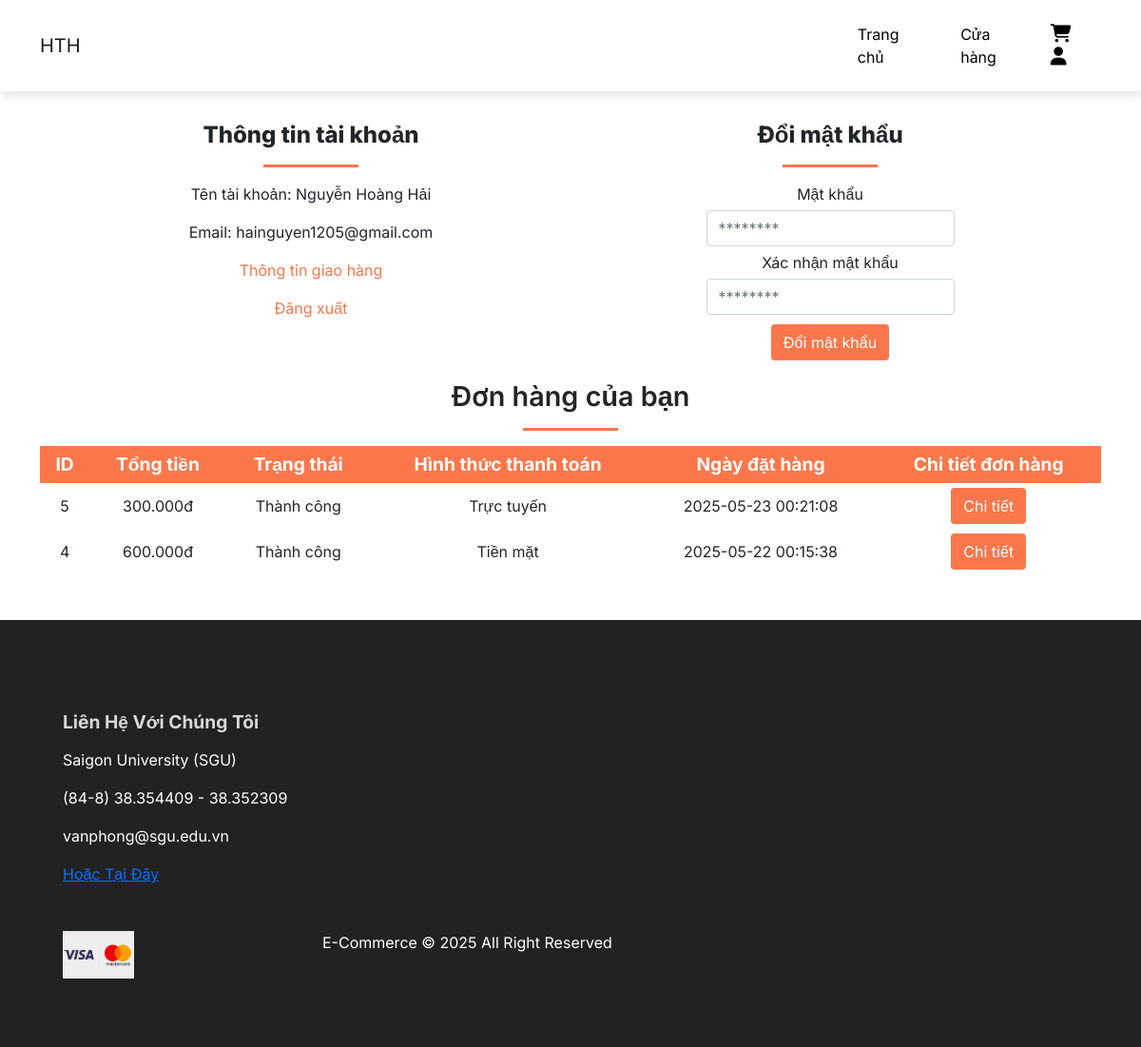
/account.php (signed in), run on the app's committed database.
### tables this page shows
CREATE TABLE `orders` (
  `order_id` int(11) NOT NULL,
  `order_cost` decimal(12,2) NOT NULL,
  `order_status` varchar(255) NOT NULL DEFAULT 'Chưa xác nhận',
  `account_id` int(11) DEFAULT NULL,
  `receiver_name` varchar(255) NOT NULL,
  `phone_number` varchar(12) NOT NULL,
  `province` varchar(255) NOT NULL,
  `district` varchar(255) NOT NULL,
  `ward` varchar(255) NOT NULL,
  `address` varchar(255) NOT NULL,
  `order_date` datetime DEFAULT current_timestamp(),
  `payment_method` varchar(255) NOT NULL
);

### account.php (the view, shortened to what this page needs)
<?php
include 'server/connection.php';
if (isset($_SESSION['logged_in'])) {
  $account_id = $_SESSION['user_id'];
  $stmt = $conn->prepare("SELECT *
                          FROM orders
                          WHERE account_id = ?
                          ORDER BY order_date DESC");
  $stmt->bind_param('i', $account_id);
  $stmt->execute();
  $orders = $stmt->get_result();
}
?>
<!DOCTYPE html>
<html lang="en">
<head>
  <link href="https://cdn.jsdelivr.net/npm/bootstrap@5.1.3/dist/css/bootstrap.min.css" rel="stylesheet"
>
  <link rel="stylesheet" href="assets/css/style.css">
</head>
<body>
  <?php include 'layouts/header.php'; ?>
  <section class="mt-5 pt-5">
    <div class="row container mx-auto">
      <div class="mt-3 text-center col-lg-6 col-md-12 col-sm-12">
        <h3 class="font-weight-bold">Thông tin tài khoản</h3>
        <hr class="mx-auto">
        <div class="account-info">
          <p>Tên tài khoản: <span><?php if (isset($_SESSION['user_name'])) echo $_SESSION['user_name']; ?></span></p>
          <p>Email: <span><?php if (isset($_SESSION['user_email'])) echo $_SESSION['user_email']; ?></span></p>
          <p><a href="account_addresses.php?account_id=<?php echo $_SESSION['user_id']; ?>" id="account-addresses-btn">Thông tin giao hàng</a></p>
          <p><a href="account.php?logout=true" id="logout-btn">Đăng xuất</a></p>
        </div>
      </div>
      <div class="mt-3 col-lg-6 col-md-12 col-sm-12">
        <form id="account-form" method="post" action="account.php">
          <h3>Đổi mật khẩu</h3>
          <hr class="mx-auto">
          <div class="form-group">
            <label for="account-password">Mật khẩu</label>
            <input type="password" class="form-control" id="account-password" name="password" placeholder="********"
              required>
          </div>
          <div class="form-group">
            <label for="account-confirm-password">Xác nhận mật khẩu</label>
            <input type="password" class="form-control" id="account-confirm-password" name="confirmPassword"
              placeholder="********" required>
          </div>
          <div class="form-group">
            <input type="submit" value="Đổi mật khẩu" name="change_password_btn" class="btn" id="change-password-btn">
          </div>
        </form>
      </div>
    </div>
  </section>
  <section id="orders" class="orders container mt-3">
    <div class="container">
      <h2 class="font-weight-bolde text-center">Đơn hàng của bạn</h2>
      <hr class="mx-auto">
    </div>
    <table class="mt-3 text-center">
      <tr>
        <th>ID</th>
        <th>Tổng tiền</th>
        <th>Trạng thái</th>
        <th>Hình thức thanh toán</th>
        <th>Ngày đặt hàng</th>
        <th>Chi tiết đơn hàng</th>
      </tr>
      <?php while ($row = $orders->fetch_assoc()) { ?>
        <tr>
          <td>
            <span><?php echo $row['order_id']; ?></span>
          </td>
          <td>
            <span><?php echo number_format($row['order_cost'], 0, ',', '.'); ?>đ</span>
          </td>
          <td>
            <span><?php echo $row['order_status']; ?></span>
          </td>
          <td>
            <span><?php echo $row['payment_method']; ?></span>
          </td>
          <td>
            <span><?php echo $row['order_date']; ?></span>
          </td>
          <td>
            <form method="get" action="order_details.php">
              <input class="btn order-details-btn" type="submit" value="Chi tiết">
            </form>
          </td>
        </tr>
      <?php } ?>
    </table>
  </section>
  <?php include 'layouts/footer.php'; ?>
</body>
</html>

### assets/css/style.css (style rules this page uses)
* { margin: 0; padding: 0; box-sizing: border-box; }
body { font-family: "Inter", sans-serif; }
h2 { font-size: 1.8rem; font-weight: 600; }
h3 { font-size: 1.5rem; font-weight: 800; }
hr { width: 100px; height: 3px !important; opacity: 1 !important; background-color: #FB774B; }
#account-form { width: 50%; margin: 0 auto; text-align: center; }
#account-form input { margin: 5px auto; }
#account-form #change-password-btn { color: #FFF; background-color: #FB774B; }
.account-info #account-addresses-btn, #logout-btn { color: #FB774B; text-decoration: none; }
.orders table, .addresses table { width: 100%; border-collapse: collapse; }
.orders th, .addresses th { font-size: 1.2rem; padding: 5px 10px; color: #FFF; background-color: #FB774B; }
.orders td, .addresses td { padding: 5px 10px; }
.orders .order-details-btn { color: #FFF; background-color: #FB774B; }

### data on the page
orders: order_id "5", order_cost "300.000", order_status "Thành công", payment_method "Trực tuyến", order_date "2025-05-23 00:21:08"
orders: order_id "4", order_cost "600.000", order_status "Thành công", payment_method "Tiền mặt", order_date "2025-05-22 00:15:38"

### other printed values
$_SESSION['user_name'] "Nguyễn Hoàng Hải"
$_SESSION['user_email'] "hainguyen1205@gmail.com"
